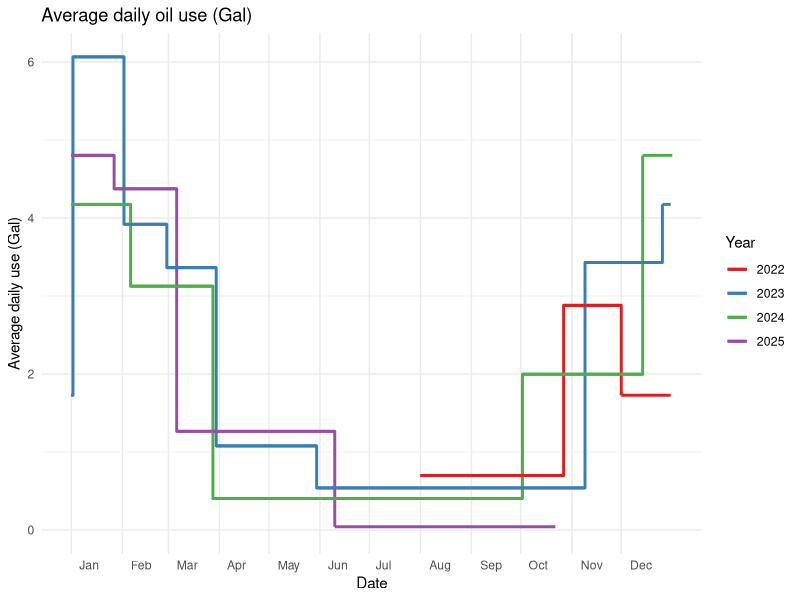
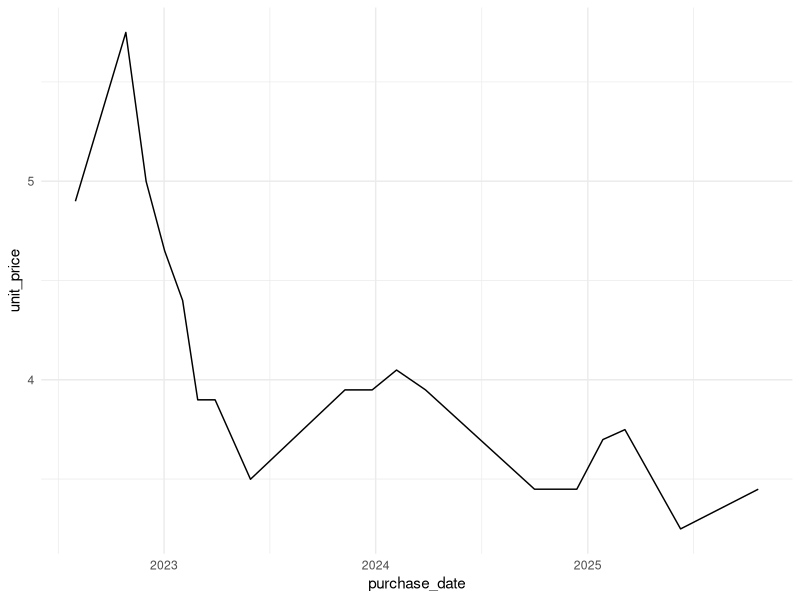

Reproduce these figures in R, in order.
# Analyze heating oil use
library(tidyverse)
library(lubridate)

purchases_raw = read_csv('Oil/Oil_purchases.csv', comment='#')

purchases = purchases_raw |> 
  mutate(purchase_date = mdy(date),
         purchase_year = year(purchase_date),
         previous_date=lag(purchase_date),
         previous_year = year(previous_date),
         daily_use = gallons/as.integer(purchase_date-previous_date))

# Make break points and labels
breaks = tibble(
  date=seq.Date(ymd('2023-01-01'), ymd('2023-12-1'), by='month'),
  year_day=yday(date),
  label=format(date, '%b'))

lw = 1

# We have to add points at the beginning and end of each year
# to make step charts by year
same_year = purchases |> 
  filter(purchase_year==previous_year) |> 
  select("previous_date", "previous_year", 
         "purchase_date", "purchase_year", "daily_use")
diff_year = purchases |> 
  filter(purchase_year!=previous_year) |> 
  select("previous_date", "previous_year", 
         "purchase_date", "purchase_year", "daily_use")

diff_year = diff_year |> 
  rowwise() |> 
  reframe(
    previous_date = c(previous_date, mdy(paste('1/1/', purchase_year))),
    purchase_date = c(mdy(paste('12/31/', previous_year)), purchase_date),
     daily_use = daily_use
  ) |> 
  mutate(
    previous_year = year(previous_date),
    purchase_year = year(purchase_date)
  )

chart_data = bind_rows(same_year, diff_year) |> 
  mutate(previous_day=yday(previous_date),
         purchase_day=yday(purchase_date),
         year=factor(previous_year))

# Daily use grouped by year
ggplot(chart_data) +
  # geom_point(aes(previous_day, daily_use, color=year, group=year), size=2) +
  geom_step(aes(previous_day, daily_use, color=year, group=year), linewidth=lw)+
  geom_segment(aes(x=previous_day, xend=purchase_day,
                     y=daily_use, yend=daily_use, color=year),
                 linewidth=lw) +
  scale_x_continuous(breaks=breaks$year_day, labels=breaks$label, 
                     minor_breaks=NULL) +
  scale_color_brewer(palette='Set1') +
  ylim(0, NA) +
  labs(x='Date', y='Average daily use (Gal)', color='Year',
       title='Average daily oil use (Gal)') +
  theme_minimal() +
  theme(axis.text.x=element_text(hjust=-0.4))

# Price
ggplot(purchases, aes(purchase_date, unit_price)) +
  geom_line() +
  theme_minimal()
